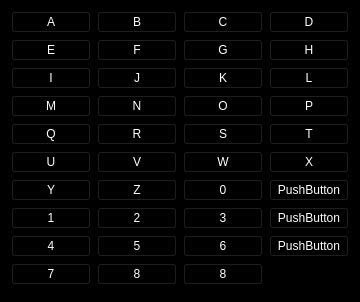
<?xml version="1.0" encoding="UTF-8"?>
<ui version="4.0">
 <class>buttons</class>
 <widget class="QWidget" name="buttons">
  <property name="geometry">
   <rect>
    <x>0</x>
    <y>0</y>
    <width>336</width>
    <height>302</height>
   </rect>
  </property>
  <property name="windowTitle">
   <string>Form</string>
  </property>
  <property name="styleSheet">
   <string notr="true">background-color: rgb(0, 0, 0);
color: rgb(255, 255, 255);</string>
  </property>
  <layout class="QGridLayout" name="gridLayout">
   <item row="4" column="3">
    <widget class="QPushButton" name="pushButton_5">
     <property name="sizePolicy">
      <sizepolicy hsizetype="Fixed" vsizetype="Fixed">
       <horstretch>0</horstretch>
       <verstretch>0</verstretch>
      </sizepolicy>
     </property>
     <property name="text">
      <string>P</string>
     </property>
    </widget>
   </item>
   <item row="6" column="0">
    <widget class="QPushButton" name="pushButton_26">
     <property name="sizePolicy">
      <sizepolicy hsizetype="Fixed" vsizetype="Fixed">
       <horstretch>0</horstretch>
       <verstretch>0</verstretch>
      </sizepolicy>
     </property>
     <property name="text">
      <string>U</string>
     </property>
    </widget>
   </item>
   <item row="11" column="3">
    <widget class="QPushButton" name="pushButton_33">
     <property name="sizePolicy">
      <sizepolicy hsizetype="Fixed" vsizetype="Fixed">
       <horstretch>0</horstretch>
       <verstretch>0</verstretch>
      </sizepolicy>
     </property>
     <property name="text">
      <string>PushButton</string>
     </property>
    </widget>
   </item>
   <item row="5" column="1">
    <widget class="QPushButton" name="pushButton_29">
     <property name="sizePolicy">
      <sizepolicy hsizetype="Fixed" vsizetype="Fixed">
       <horstretch>0</horstretch>
       <verstretch>0</verstretch>
      </sizepolicy>
     </property>
     <property name="text">
      <string>R</string>
     </property>
    </widget>
   </item>
   <item row="9" column="2">
    <widget class="QPushButton" name="pushButton_4">
     <property name="sizePolicy">
      <sizepolicy hsizetype="Fixed" vsizetype="Fixed">
       <horstretch>0</horstretch>
       <verstretch>0</verstretch>
      </sizepolicy>
     </property>
     <property name="text">
      <string>0</string>
     </property>
    </widget>
   </item>
   <item row="14" column="0">
    <widget class="QPushButton" name="pushButton_8">
     <property name="sizePolicy">
      <sizepolicy hsizetype="Fixed" vsizetype="Fixed">
       <horstretch>0</horstretch>
       <verstretch>0</verstretch>
      </sizepolicy>
     </property>
     <property name="text">
      <string>7</string>
     </property>
    </widget>
   </item>
   <item row="0" column="2">
    <widget class="QPushButton" name="pushButton_11">
     <property name="sizePolicy">
      <sizepolicy hsizetype="Fixed" vsizetype="Fixed">
       <horstretch>0</horstretch>
       <verstretch>0</verstretch>
      </sizepolicy>
     </property>
     <property name="text">
      <string>C</string>
     </property>
    </widget>
   </item>
   <item row="5" column="2">
    <widget class="QPushButton" name="pushButton_31">
     <property name="sizePolicy">
      <sizepolicy hsizetype="Fixed" vsizetype="Fixed">
       <horstretch>0</horstretch>
       <verstretch>0</verstretch>
      </sizepolicy>
     </property>
     <property name="text">
      <string>S</string>
     </property>
    </widget>
   </item>
   <item row="0" column="1">
    <widget class="QPushButton" name="pushButton_17">
     <property name="sizePolicy">
      <sizepolicy hsizetype="Fixed" vsizetype="Fixed">
       <horstretch>0</horstretch>
       <verstretch>0</verstretch>
      </sizepolicy>
     </property>
     <property name="text">
      <string>B</string>
     </property>
    </widget>
   </item>
   <item row="6" column="2">
    <widget class="QPushButton" name="pushButton_12">
     <property name="sizePolicy">
      <sizepolicy hsizetype="Fixed" vsizetype="Fixed">
       <horstretch>0</horstretch>
       <verstretch>0</verstretch>
      </sizepolicy>
     </property>
     <property name="text">
      <string>W</string>
     </property>
    </widget>
   </item>
   <item row="1" column="2">
    <widget class="QPushButton" name="pushButton_22">
     <property name="sizePolicy">
      <sizepolicy hsizetype="Fixed" vsizetype="Fixed">
       <horstretch>0</horstretch>
       <verstretch>0</verstretch>
      </sizepolicy>
     </property>
     <property name="text">
      <string>G</string>
     </property>
    </widget>
   </item>
   <item row="6" column="1">
    <widget class="QPushButton" name="pushButton_14">
     <property name="sizePolicy">
      <sizepolicy hsizetype="Fixed" vsizetype="Fixed">
       <horstretch>0</horstretch>
       <verstretch>0</verstretch>
      </sizepolicy>
     </property>
     <property name="text">
      <string>V</string>
     </property>
    </widget>
   </item>
   <item row="4" column="1">
    <widget class="QPushButton" name="pushButton_13">
     <property name="sizePolicy">
      <sizepolicy hsizetype="Fixed" vsizetype="Fixed">
       <horstretch>0</horstretch>
       <verstretch>0</verstretch>
      </sizepolicy>
     </property>
     <property name="text">
      <string>N</string>
     </property>
    </widget>
   </item>
   <item row="0" column="0">
    <widget class="QPushButton" name="pushButton">
     <property name="sizePolicy">
      <sizepolicy hsizetype="Fixed" vsizetype="Fixed">
       <horstretch>0</horstretch>
       <verstretch>0</verstretch>
      </sizepolicy>
     </property>
     <property name="text">
      <string>A</string>
     </property>
    </widget>
   </item>
   <item row="4" column="0">
    <widget class="QPushButton" name="pushButton_27">
     <property name="sizePolicy">
      <sizepolicy hsizetype="Fixed" vsizetype="Fixed">
       <horstretch>0</horstretch>
       <verstretch>0</verstretch>
      </sizepolicy>
     </property>
     <property name="text">
      <string>M</string>
     </property>
    </widget>
   </item>
   <item row="9" column="0">
    <widget class="QPushButton" name="pushButton_6">
     <property name="sizePolicy">
      <sizepolicy hsizetype="Fixed" vsizetype="Fixed">
       <horstretch>0</horstretch>
       <verstretch>0</verstretch>
      </sizepolicy>
     </property>
     <property name="text">
      <string>Y</string>
     </property>
    </widget>
   </item>
   <item row="1" column="0">
    <widget class="QPushButton" name="pushButton_10">
     <property name="sizePolicy">
      <sizepolicy hsizetype="Fixed" vsizetype="Fixed">
       <horstretch>0</horstretch>
       <verstretch>0</verstretch>
      </sizepolicy>
     </property>
     <property name="text">
      <string>E</string>
     </property>
    </widget>
   </item>
   <item row="0" column="3">
    <widget class="QPushButton" name="pushButton_24">
     <property name="sizePolicy">
      <sizepolicy hsizetype="Fixed" vsizetype="Fixed">
       <horstretch>0</horstretch>
       <verstretch>0</verstretch>
      </sizepolicy>
     </property>
     <property name="text">
      <string>D</string>
     </property>
    </widget>
   </item>
   <item row="5" column="3">
    <widget class="QPushButton" name="pushButton_20">
     <property name="sizePolicy">
      <sizepolicy hsizetype="Fixed" vsizetype="Fixed">
       <horstretch>0</horstretch>
       <verstretch>0</verstretch>
      </sizepolicy>
     </property>
     <property name="text">
      <string>T</string>
     </property>
    </widget>
   </item>
   <item row="1" column="3">
    <widget class="QPushButton" name="pushButton_19">
     <property name="sizePolicy">
      <sizepolicy hsizetype="Fixed" vsizetype="Fixed">
       <horstretch>0</horstretch>
       <verstretch>0</verstretch>
      </sizepolicy>
     </property>
     <property name="text">
      <string>H</string>
     </property>
    </widget>
   </item>
   <item row="9" column="1">
    <widget class="QPushButton" name="pushButton_18">
     <property name="sizePolicy">
      <sizepolicy hsizetype="Fixed" vsizetype="Fixed">
       <horstretch>0</horstretch>
       <verstretch>0</verstretch>
      </sizepolicy>
     </property>
     <property name="text">
      <string>Z</string>
     </property>
    </widget>
   </item>
   <item row="11" column="0">
    <widget class="QPushButton" name="pushButton_7">
     <property name="sizePolicy">
      <sizepolicy hsizetype="Fixed" vsizetype="Fixed">
       <horstretch>0</horstretch>
       <verstretch>0</verstretch>
      </sizepolicy>
     </property>
     <property name="text">
      <string>4</string>
     </property>
    </widget>
   </item>
   <item row="11" column="2">
    <widget class="QPushButton" name="pushButton_30">
     <property name="sizePolicy">
      <sizepolicy hsizetype="Fixed" vsizetype="Fixed">
       <horstretch>0</horstretch>
       <verstretch>0</verstretch>
      </sizepolicy>
     </property>
     <property name="text">
      <string>6</string>
     </property>
    </widget>
   </item>
   <item row="4" column="2">
    <widget class="QPushButton" name="pushButton_2">
     <property name="sizePolicy">
      <sizepolicy hsizetype="Fixed" vsizetype="Fixed">
       <horstretch>0</horstretch>
       <verstretch>0</verstretch>
      </sizepolicy>
     </property>
     <property name="text">
      <string>O</string>
     </property>
    </widget>
   </item>
   <item row="2" column="2">
    <widget class="QPushButton" name="pushButton_15">
     <property name="sizePolicy">
      <sizepolicy hsizetype="Fixed" vsizetype="Fixed">
       <horstretch>0</horstretch>
       <verstretch>0</verstretch>
      </sizepolicy>
     </property>
     <property name="text">
      <string>K</string>
     </property>
    </widget>
   </item>
   <item row="2" column="0">
    <widget class="QPushButton" name="pushButton_23">
     <property name="sizePolicy">
      <sizepolicy hsizetype="Fixed" vsizetype="Fixed">
       <horstretch>0</horstretch>
       <verstretch>0</verstretch>
      </sizepolicy>
     </property>
     <property name="text">
      <string>I</string>
     </property>
    </widget>
   </item>
   <item row="2" column="1">
    <widget class="QPushButton" name="pushButton_3">
     <property name="sizePolicy">
      <sizepolicy hsizetype="Fixed" vsizetype="Fixed">
       <horstretch>0</horstretch>
       <verstretch>0</verstretch>
      </sizepolicy>
     </property>
     <property name="text">
      <string>J</string>
     </property>
    </widget>
   </item>
   <item row="5" column="0">
    <widget class="QPushButton" name="pushButton_28">
     <property name="sizePolicy">
      <sizepolicy hsizetype="Fixed" vsizetype="Fixed">
       <horstretch>0</horstretch>
       <verstretch>0</verstretch>
      </sizepolicy>
     </property>
     <property name="text">
      <string>Q</string>
     </property>
    </widget>
   </item>
   <item row="6" column="3">
    <widget class="QPushButton" name="pushButton_16">
     <property name="sizePolicy">
      <sizepolicy hsizetype="Fixed" vsizetype="Fixed">
       <horstretch>0</horstretch>
       <verstretch>0</verstretch>
      </sizepolicy>
     </property>
     <property name="text">
      <string>X</string>
     </property>
    </widget>
   </item>
   <item row="11" column="1">
    <widget class="QPushButton" name="pushButton_9">
     <property name="sizePolicy">
      <sizepolicy hsizetype="Fixed" vsizetype="Fixed">
       <horstretch>0</horstretch>
       <verstretch>0</verstretch>
      </sizepolicy>
     </property>
     <property name="text">
      <string>5</string>
     </property>
    </widget>
   </item>
   <item row="1" column="1">
    <widget class="QPushButton" name="pushButton_25">
     <property name="sizePolicy">
      <sizepolicy hsizetype="Fixed" vsizetype="Fixed">
       <horstretch>0</horstretch>
       <verstretch>0</verstretch>
      </sizepolicy>
     </property>
     <property name="text">
      <string>F</string>
     </property>
    </widget>
   </item>
   <item row="2" column="3">
    <widget class="QPushButton" name="pushButton_21">
     <property name="sizePolicy">
      <sizepolicy hsizetype="Fixed" vsizetype="Fixed">
       <horstretch>0</horstretch>
       <verstretch>0</verstretch>
      </sizepolicy>
     </property>
     <property name="text">
      <string>L</string>
     </property>
    </widget>
   </item>
   <item row="9" column="3">
    <widget class="QPushButton" name="pushButton_32">
     <property name="sizePolicy">
      <sizepolicy hsizetype="Fixed" vsizetype="Fixed">
       <horstretch>0</horstretch>
       <verstretch>0</verstretch>
      </sizepolicy>
     </property>
     <property name="text">
      <string>PushButton</string>
     </property>
    </widget>
   </item>
   <item row="10" column="0">
    <widget class="QPushButton" name="pushButton_34">
     <property name="sizePolicy">
      <sizepolicy hsizetype="Fixed" vsizetype="Fixed">
       <horstretch>0</horstretch>
       <verstretch>0</verstretch>
      </sizepolicy>
     </property>
     <property name="text">
      <string>1</string>
     </property>
    </widget>
   </item>
   <item row="10" column="1">
    <widget class="QPushButton" name="pushButton_35">
     <property name="sizePolicy">
      <sizepolicy hsizetype="Fixed" vsizetype="Fixed">
       <horstretch>0</horstretch>
       <verstretch>0</verstretch>
      </sizepolicy>
     </property>
     <property name="text">
      <string>2</string>
     </property>
    </widget>
   </item>
   <item row="10" column="2">
    <widget class="QPushButton" name="pushButton_36">
     <property name="sizePolicy">
      <sizepolicy hsizetype="Fixed" vsizetype="Fixed">
       <horstretch>0</horstretch>
       <verstretch>0</verstretch>
      </sizepolicy>
     </property>
     <property name="text">
      <string>3</string>
     </property>
    </widget>
   </item>
   <item row="10" column="3">
    <widget class="QPushButton" name="pushButton_37">
     <property name="sizePolicy">
      <sizepolicy hsizetype="Fixed" vsizetype="Fixed">
       <horstretch>0</horstretch>
       <verstretch>0</verstretch>
      </sizepolicy>
     </property>
     <property name="text">
      <string>PushButton</string>
     </property>
    </widget>
   </item>
   <item row="14" column="1">
    <widget class="QPushButton" name="pushButton_38">
     <property name="sizePolicy">
      <sizepolicy hsizetype="Fixed" vsizetype="Fixed">
       <horstretch>0</horstretch>
       <verstretch>0</verstretch>
      </sizepolicy>
     </property>
     <property name="text">
      <string>8</string>
     </property>
    </widget>
   </item>
   <item row="14" column="2">
    <widget class="QPushButton" name="pushButton_39">
     <property name="sizePolicy">
      <sizepolicy hsizetype="Fixed" vsizetype="Fixed">
       <horstretch>0</horstretch>
       <verstretch>0</verstretch>
      </sizepolicy>
     </property>
     <property name="text">
      <string>8</string>
     </property>
    </widget>
   </item>
  </layout>
 </widget>
 <resources/>
 <connections/>
</ui>
